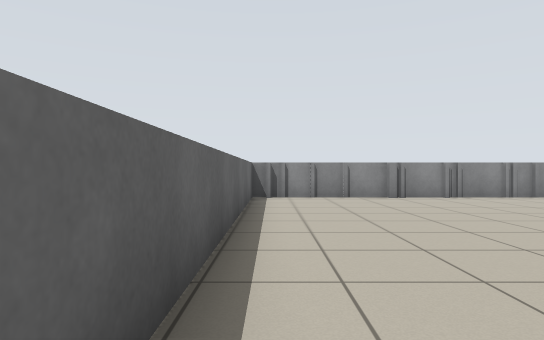
[1] (above)

21 first-person views from a walk through a Stage world. The camera is 0.79 m above the floor, looks level and sees 75° across. Floor lines are 1 m apart. The floor is counted in squares, 1 m on a side. Each view is taken from the middle of a square. On the plan, view 1 faces up. The plan holds only what a view shows up to about 11 squares ahead; the rest is blank. The place goes on beyond the plan. The robots in the file are not drawn.

[2]
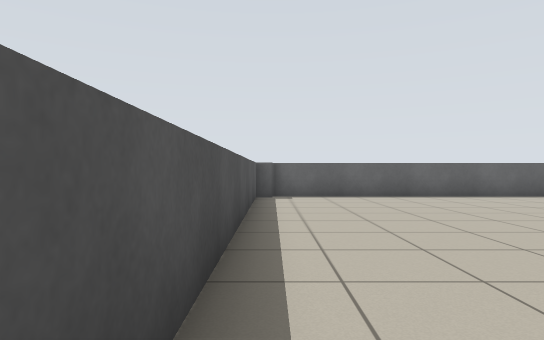

[3]
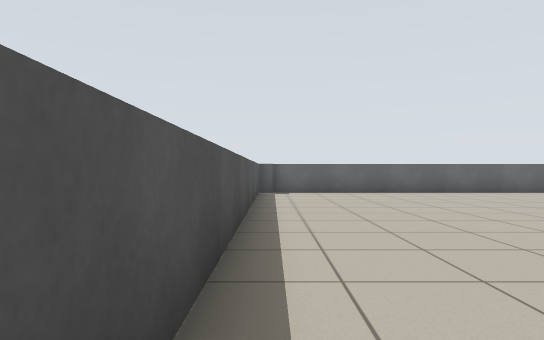

[4]
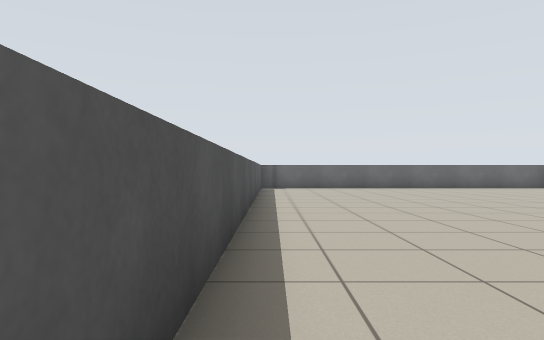

[5]
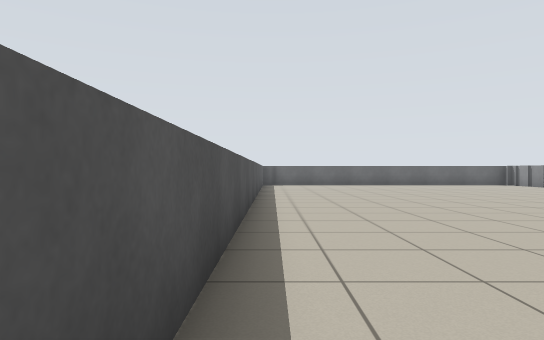

[6]
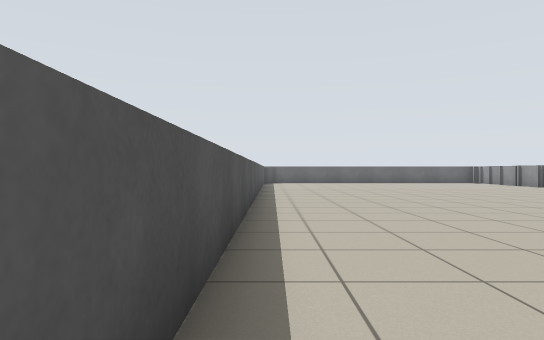

[7]
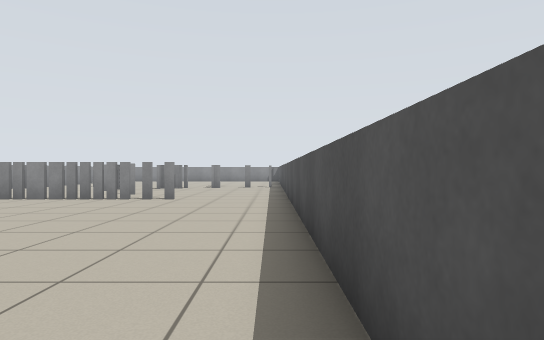

[8]
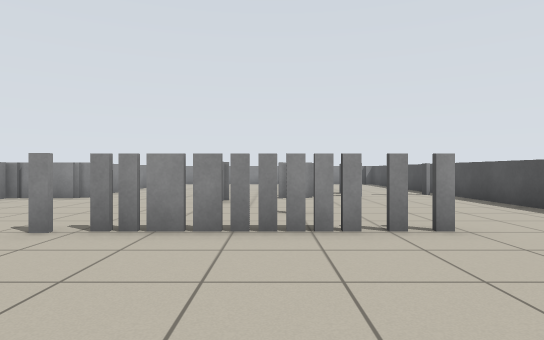

[9]
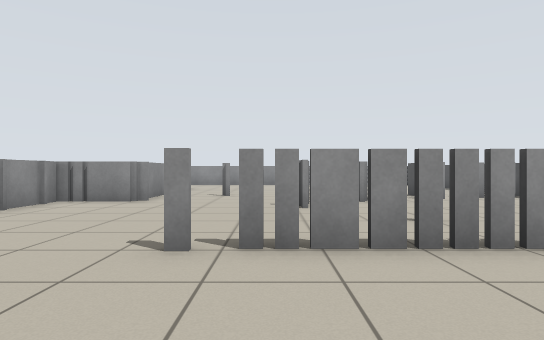

[10]
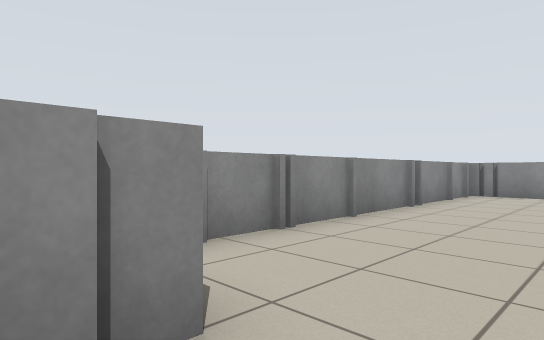

[11]
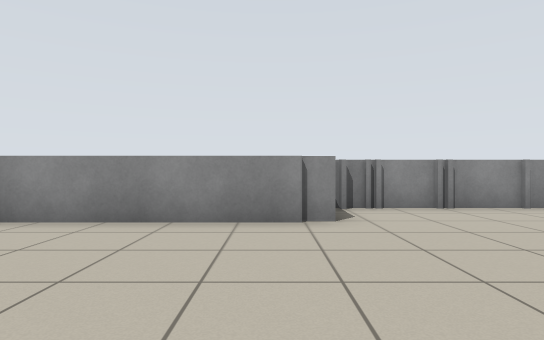

[12]
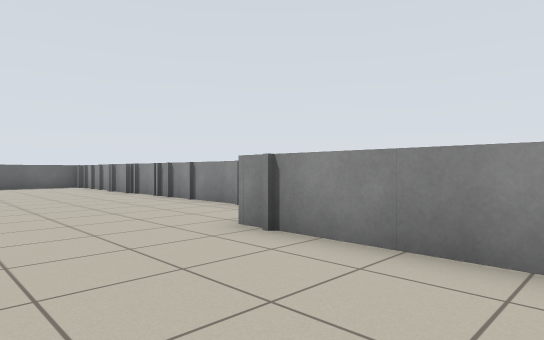

[13]
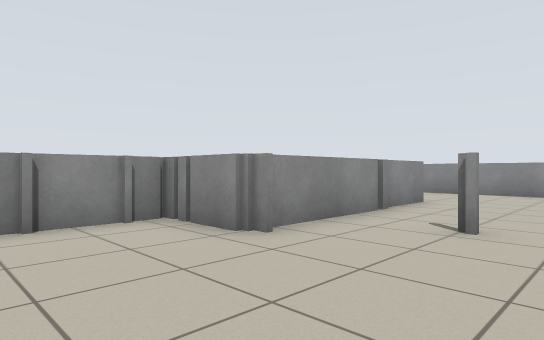

[14]
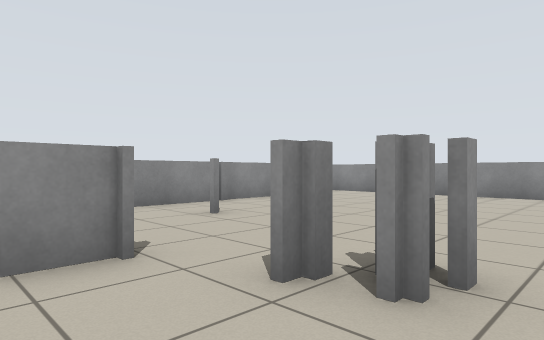

[15]
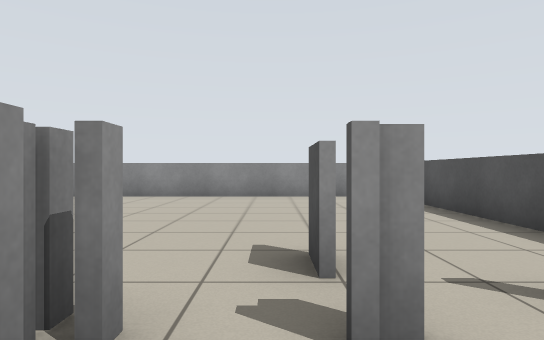

[16]
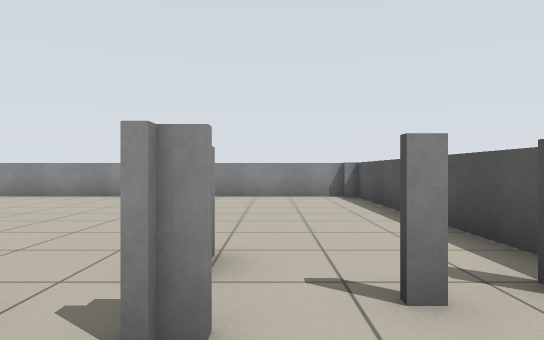

[17]
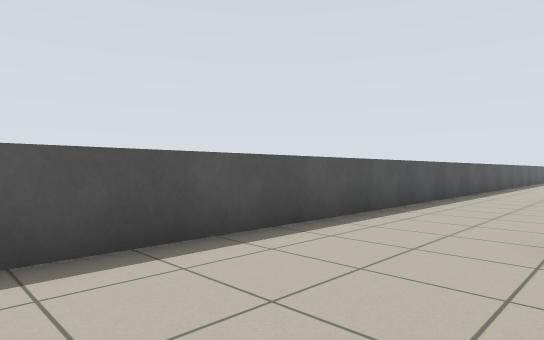

[18]
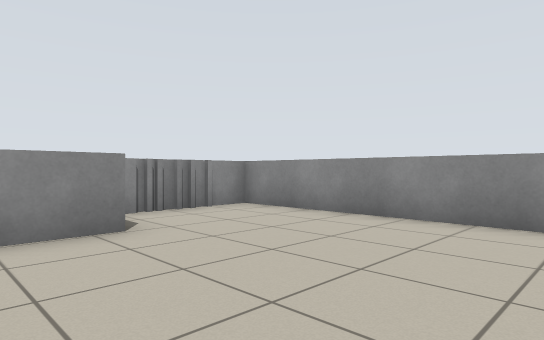

[19]
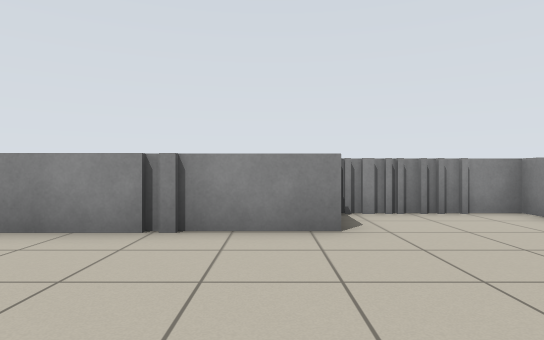

[20]
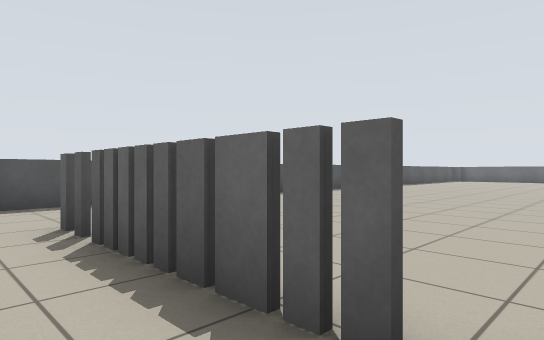

[21]
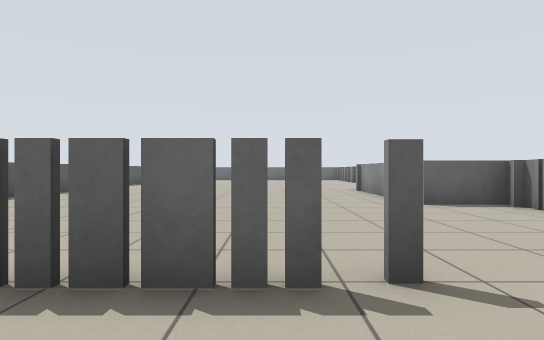

### Floor plan
Key: @ floor where view 1 was taken; # wall or solid block; x gap in a wall; . floor; T thing the floor can be seen under or through.
Columns run from 1 left of view 1 to 40 right of it. Each row starts with its distance up from view 1.
 11                      ###########     #####
 10 #############       ##.........#     #...#
  9 #.............#######..........#######...#
  8 #........................................#
  7 #................................#.......#
  6 #.........................#..............#
  5 #.........................x..............#
  4 #.........................T...#..........#
  3 #.........................T..............#
  2 #.........................T....##........#
  1 #.........................T.....##.......#
  0 #@.......................................#
 -1 #...............................#........#
 -2 ##..............................x........#
 -3  #########################################

Positions as (right, up) in squares from view 1, and headings:
1: (0, 0), facing up
2: (10, -2), facing left
3: (12, -2), facing left
4: (15, -2), facing left
5: (18, -2), facing left
6: (21, -2), facing left
7: (15, -2), facing right
8: (20, 3), facing right
9: (21, 5), facing right
10: (18, 7), facing up-right
11: (18, 3), facing up
12: (17, 5), facing up-left
13: (27, 5), facing up-right
14: (28, 1), facing up-right
15: (29, 1), facing right
16: (29, 0), facing right
17: (29, 1), facing down-left
18: (34, 4), facing up-right
19: (35, 4), facing up
20: (26, 6), facing down-left
21: (27, 5), facing left
